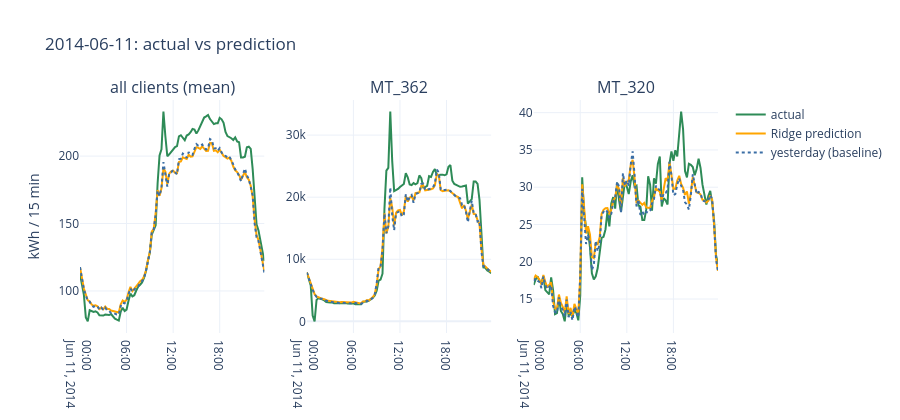

Here is the notebook cell this chart was saved with:
### Code cell
# One day, actual against predicted, over all clients and then for two of them.
# An ordinary Wednesday on purpose: a holiday or a DST transition would show the data's problems
# rather than the model's.
day = pd.Timestamp("2014-06-11")
window_day = slice(day, day + pd.Timedelta("23:45:00"))
panels = ["all clients (mean)"] + [str(name) for name in clients[:2]]

fig = make_subplots(rows=1, cols=len(panels), subplot_titles=panels, shared_yaxes=False)
for col, panel in enumerate(panels, start=1):
    subset = test.loc[window_day]
    if col > 1:
        subset = subset[subset["client"] == panel]
    curves = subset.assign(predicted=model.predict(subset[features])).groupby(
        level=0).mean(numeric_only=True)
    for name, values, color, dash in [
        ("actual", curves["consumption"], "seagreen", "solid"),
        ("Ridge prediction", curves["predicted"], "orange", "solid"),
        ("yesterday (baseline)", curves["lag_1d"], "#3b6ea5", "dot"),
    ]:
        fig.add_scatter(x=curves.index, y=values, name=name, showlegend=col == 1,
                        line={"color": color, "dash": dash, "width": 2}, row=1, col=col)
fig.update_yaxes(title_text="kWh / 15 min", col=1)
fig.update_layout(template="plotly_white", height=420,
                  title=f"{day.date()}: actual vs prediction")
fig.show()
